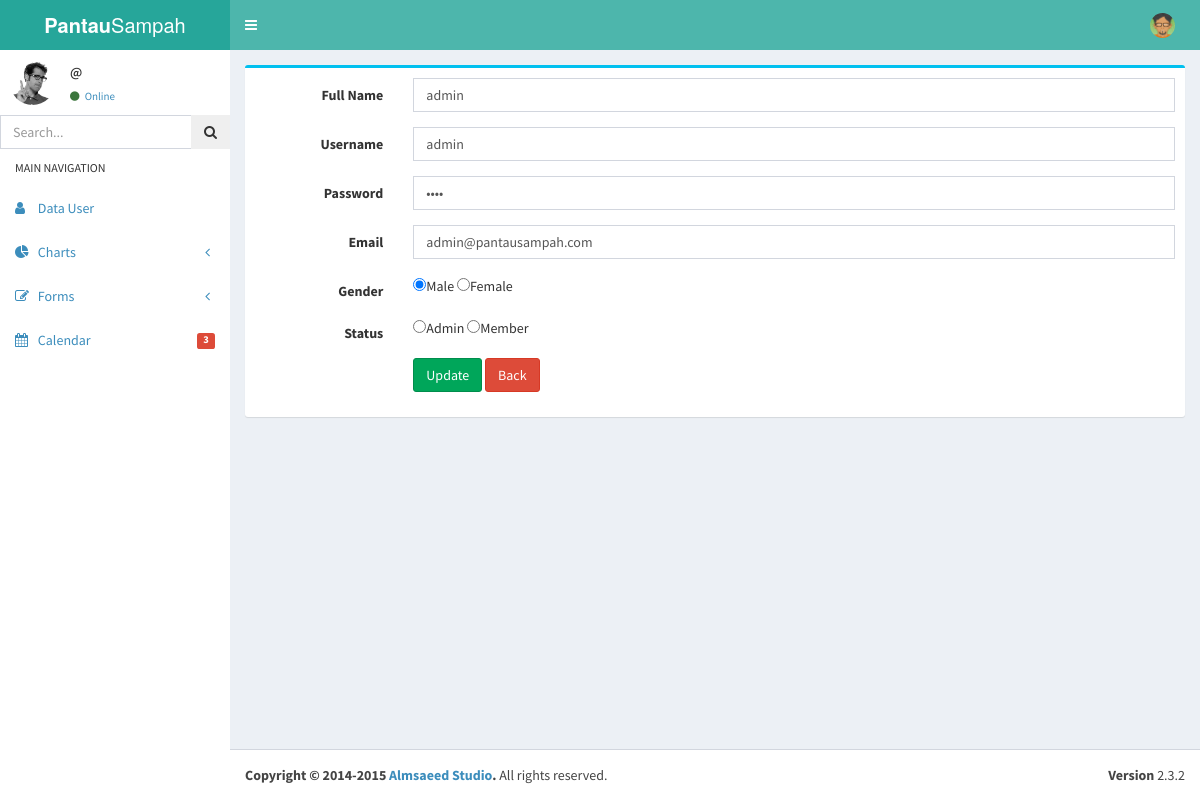
The app's page /index.php/crud/edit/48 with its own data.
### tables this page shows
CREATE TABLE IF NOT EXISTS `user` (
  `id` int(11) NOT NULL AUTO_INCREMENT,
  `nama` varchar(50) NOT NULL,
  `username` varchar(50) NOT NULL,
  `password` varchar(50) NOT NULL,
  `email` varchar(50) NOT NULL,
  `bio` text NOT NULL,
  `born_date` date NOT NULL,
  `gender` varchar(8) DEFAULT NULL,
  `file` varchar(200) DEFAULT NULL,
  `ext` varchar(8) DEFAULT NULL,
  `input_total` double NOT NULL,
  `role_id` int(2) NOT NULL,
  `create_at` timestamp NOT NULL DEFAULT CURRENT_TIMESTAMP,
  `edit_at` timestamp NOT NULL DEFAULT '0000-00-00 00:00:00',
  PRIMARY KEY (`id`),
  KEY `role_id` (`role_id`)
);

### application/controllers/Crud.php (called while the page is built, shortened)
<?php
class crud extends CI_Controller
{
	function __construct()
	{
		$this->load->library('form_validation');
		$this->load->model('crudmodel');
	}
	public function edit()
	{
	    $kd = $this->uri->segment(3);
		$dt = $this->crudmodel->edit_m($kd);
		$data['nama'] = $dt->nama;
		$data['username'] = $dt->username;
		$data['password'] = $dt->password;
		$data['email'] = $dt->email;
		$data['gender'] = $dt->gender;
		$data['role_id'] = $dt->role_id;
		$data['id'] = $kd;
		$this->load->view('templateadmin/editform', $data);
	}
}

### index.php (called while the page is built, shortened)
<?php
require_once BASEPATH.'core/CodeIgniter.php';

### application/models/Crudmodel.php (called while the page is built, shortened)
<?php
class crudmodel extends CI_Model
{
	public function edit_m($a)
	{
       	$d = $this->db->get_where('user', array('id' => $a))->row();
 		return $d;
    }
}

### application/views/templateadmin/editform.php (the view, shortened to what this page needs)
<div class="content-wrapper">
  <div class="content-header">
    <div class="box box-info">
      <div class="box-body">
                   <?php echo form_open('crud/update','class="form-horizontal"');
                    echo validation_errors();?>
          <div class="form-group">
            <label class="col-sm-2 control-label">Full Name</label>
            <div class="col-sm-10">
                <input type="text" class="form-control" name="nama" value="<?php echo $nama ?>">
            </div>
          </div>
          <div class="form-group">
            <label class="col-sm-2 control-label">Username</label>
            <div class="col-sm-10">
                <input type="text" class="form-control" name="username" value="<?php echo $username ?>">
            </div>
          </div>
          <div class="form-group">
            <label class="col-sm-2 control-label">Password</label>
            <div class="col-sm-10">
                <input type="password" class="form-control" name="password" value="<?php echo $password ?>">
            </div>
          </div>
          <div class="form-group">
            <label class="col-sm-2 control-label">Email</label>
            <div class="col-sm-10">
                <input type="text" class="form-control" name="email" value="<?php echo $email ?>">
            </div>
          </div>
          <div class="form-group">
            <label class="col-sm-2 control-label">Gender</label>
            <div class="col-sm-10">
                <input type="radio" name="gender" <?php if (isset($gender) && $gender=="male") echo "checked";?> value="male"/>Male
                <input type="radio" name="gender" <?php if (isset($gender) && $gender=="female") echo "checked";?> value="female"/>Female
            </div>
          </div>
          <div class="form-group">
            <label class="col-sm-2 control-label">Status</label>
            <div class="col-sm-10">
                <input type="radio" name="role" <?php if (isset($role) && $role=="1") echo "checked";?> value="1"/>Admin
                <input type="radio" name="role" <?php if (isset($role) && $role=="2") echo "checked";?> value="2" />Member
            </div>
          </div>
          <div class="form-group">
            <div class="col-sm-offset-2 col-sm-10">
                <input type="submit" class="btn btn-success" name="mit" value="Update">
                <a href="<?php echo site_url('crud') ?>" class="btn btn-danger" >Back</a>
            </div>
          </div>
      </div>
    </div>
  </div>
</div>
</div>

### records on screen
user: nama "admin", username "admin", email "admin@pantausampah.com", gender "☑"
